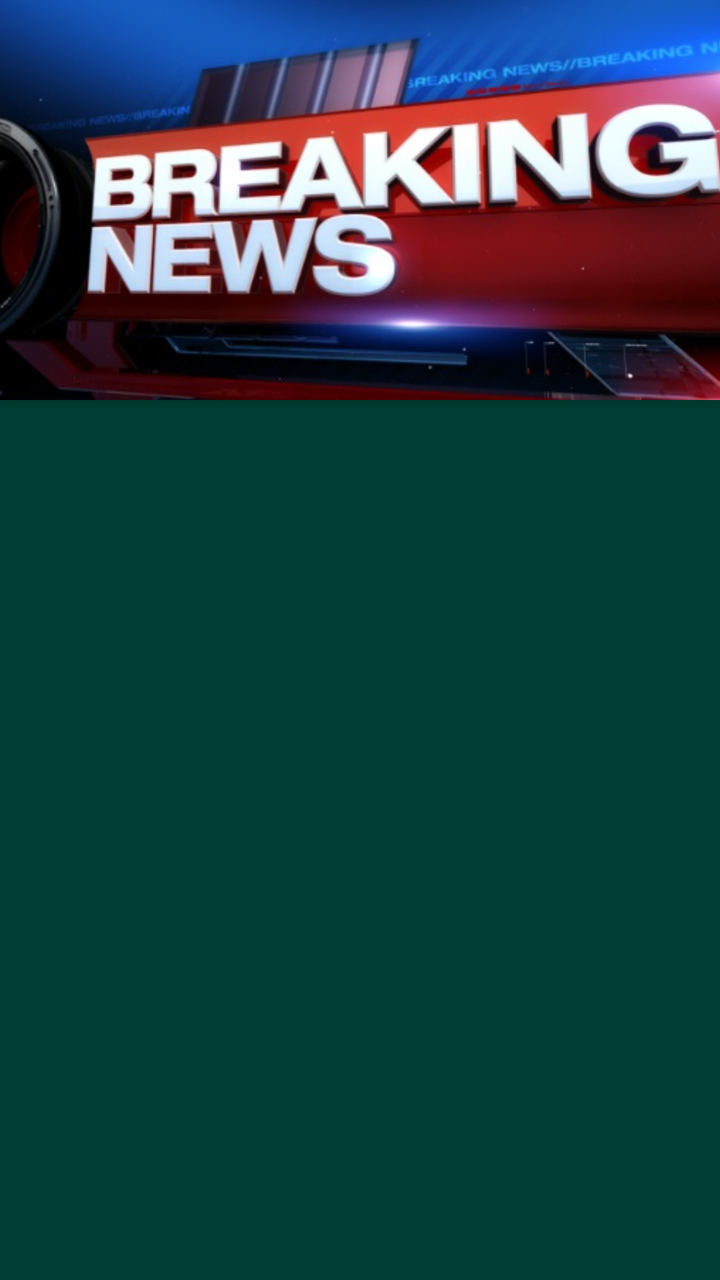
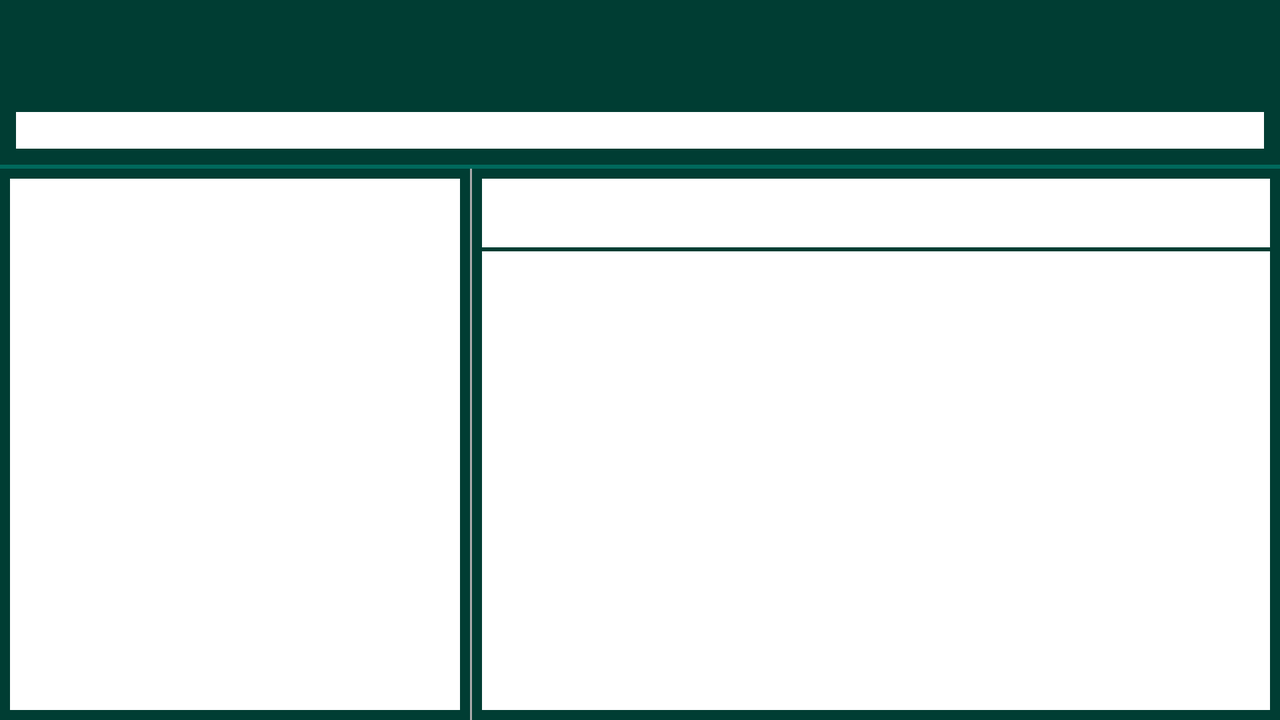

Compare how this app lays out the same screen by default and in its alternative resource folder. The renders come first, then the two layout files and the values they reference.
<!-- AndroidManifest.xml: application theme AppTheme -->
<!-- res/layout/activity_article_types_list.xml -->
<?xml version="1.0" encoding="utf-8"?>
<android.support.design.widget.CoordinatorLayout xmlns:android="http://schemas.android.com/apk/res/android"
    xmlns:app="http://schemas.android.com/apk/res-auto"
    android:layout_width="match_parent"
    android:layout_height="match_parent"
    android:orientation="vertical"
    android:background="@color/primaryDarkColor"
    android:autoMirrored="true"
    android:id="@+id/coordinator_layout">
    <android.support.design.widget.AppBarLayout
    android:layout_width="match_parent"
    android:layout_height="@dimen/AppBarLayout_height"
    android:gravity="center_vertical|center_horizontal"
        android:background="@color/primaryDarkColor"
    android:theme="@style/AppTheme.AppBarOverlay"
    app:elevation="@dimen/appbar_elevation">
    <android.support.design.widget.CollapsingToolbarLayout
        android:id="@+id/collabsing_toolbar"
        android:focusable="true"
        android:nextFocusDown="@id/master_list_fragment"
        android:layout_width="match_parent"
        android:layout_height="@dimen/Overlap_top"
        app:expandedTitleMarginEnd="@dimen/CollapsingToolbarMArginright"
        app:expandedTitleMarginStart="@dimen/CollapsingToolbarMArginleft"
        app:layout_scrollFlags="scroll|enterAlways">
        <ImageView
            android:id="@+id/ImageContainer"
            android:nextFocusDown="@id/toolbar"
            android:focusable="true"
            android:contentDescription="@string/Article_cover"
            app:layout_collapseMode="parallax"
            android:layout_width="match_parent"
            android:scaleType = "centerCrop"
            android:layout_height="@dimen/AppBarLayout_height"
            android:layout_gravity="center_vertical|center_horizontal"
            android:src="@drawable/breaking_news" />
        <android.support.v7.widget.Toolbar
            android:id="@+id/toolbar"
            android:focusable="true"
            android:nextFocusUp="@id/ImageContainer"
            android:layout_marginStart="@dimen/list_toolbar_side_margin"
            android:layout_marginEnd="@dimen/list_toolbar_side_margin"
            android:layout_marginLeft="@dimen/list_toolbar_side_margin"
            android:layout_marginRight="@dimen/list_toolbar_side_margin"
            android:layout_height="?actionBarSize"
            android:layout_gravity="bottom"
            android:layout_width="match_parent"
            app:layout_collapseMode="pin"
            app:layout_scrollFlags="scroll|enterAlways|snap"
            app:popupTheme="@style/AppTheme.PopupOverlay"/>
    </android.support.design.widget.CollapsingToolbarLayout>
</android.support.design.widget.AppBarLayout>
    <android.support.v4.widget.NestedScrollView
        android:layout_width="match_parent"
        android:layout_height="wrap_content"
        app:behavior_overlapTop="10dp"
        app:layout_behavior="@string/appbar_scrolling_view_behavior">
        <FrameLayout
            android:focusable="true"
            android:nextFocusUp="@id/collabsing_toolbar"
            android:layout_width="match_parent"
            android:layout_height="match_parent"
            android:id="@+id/master_list_fragment"/>
    </android.support.v4.widget.NestedScrollView>
</android.support.design.widget.CoordinatorLayout>
<!-- resources referenced by this layout -->
<resources>
  <color name="primaryDarkColor">#003d33</color>
  <dimen name="AppBarLayout_height">200dp</dimen>
  <dimen name="CollapsingToolbarMArginleft">64dp</dimen>
  <dimen name="CollapsingToolbarMArginright">48dp</dimen>
  <dimen name="Overlap_top">240dp</dimen>
  <dimen name="appbar_elevation">4dp</dimen>
  <dimen name="list_toolbar_side_margin">4dp</dimen>
  <!-- drawable breaking_news: jpg bitmap (drawable-v24, 51319 bytes) -->
  <string name="Article_cover">Article Image Header</string>
  <style name="AppTheme.AppBarOverlay" parent="ThemeOverlay.AppCompat.Dark.ActionBar" />
  <style name="AppTheme.PopupOverlay" parent="ThemeOverlay.AppCompat.Light" />
  <!-- from res/values-v21/ -->
  <style name="AppTheme" parent="Theme.AppCompat.Light.NoActionBar">
          <item name="colorPrimary">@color/primaryDarkColor</item>
          <item name="colorPrimaryDark">@color/primaryDarkColor</item>
          <item name="colorAccent">@color/primaryDarkColor</item>
          <item name="android:windowActivityTransitions">true</item>
          <item name="android:windowEnterTransition">@transition/explode</item>
          <item name="android:windowExitTransition">@transition/explode</item>
          <item name="android:windowSharedElementEnterTransition">
              @transition/change_image_transform
          </item>
          <item name="android:windowSharedElementExitTransition">
              @transition/change_image_transform
          </item>
      </style>
</resources>
<!-- res/layout-w600dp/activity_article_types_list.xml (the repository's variant of the layout above) -->
<!-- drawn on the phone turned sideways -->
<?xml version="1.0" encoding="utf-8"?>
<LinearLayout android:layout_width="match_parent"
    android:layout_height="match_parent"
    xmlns:app="http://schemas.android.com/apk/res-auto"
    android:orientation="vertical"
    android:gravity="center_vertical|center_horizontal"
    android:id="@+id/coordinator_layout_twoPane"
    android:autoMirrored="true"
    android:background="@color/primaryDarkColor"
    xmlns:android="http://schemas.android.com/apk/res/android">
    <android.support.v7.widget.Toolbar
        android:id="@+id/toolbar"
        android:nextFocusDown="@id/fragment_urgent"
        android:theme="@style/Theme.BackButtonTheme"
        android:layout_marginStart="@dimen/list_toolbar_side_margin"
        android:layout_marginRight="@dimen/list_toolbar_side_margin"
        android:layout_marginLeft="@dimen/list_toolbar_side_margin"
        android:layout_marginEnd="@dimen/list_toolbar_side_margin"
        android:layout_height="?actionBarSize"
        android:layout_gravity="bottom"
        android:layout_width="match_parent"
        android:background="@color/primaryDarkColor"
        app:layout_scrollFlags="scroll|enterAlways"
        app:popupTheme="@style/AppTheme.PopupOverlay"/>
    <FrameLayout
        android:layout_margin="@dimen/toolbar_padding"
        android:layout_gravity="center_horizontal|center_vertical"
        android:nextFocusUp="@id/toolbar"
        android:nextFocusDown="@id/master_list_fragment"
        android:id="@+id/fragment_urgent"
        android:background="@color/icons"
        android:layout_width="match_parent"
        android:layout_height="wrap_content"
        android:layout_weight="0.4"></FrameLayout>
    <View
        android:layout_width="match_parent"
        android:layout_height="@dimen/horizontal_view_height"
        android:background="@color/primaryColor"/>
    <LinearLayout xmlns:android="http://schemas.android.com/apk/res/android"
        android:orientation="horizontal" android:layout_width="match_parent"
        android:layout_height="0dp"
        android:layout_weight="6"
        android:id="@+id/LinearMasterContainerTwoPane">
        <FrameLayout
            android:nextFocusRight="@id/Audio_container"
            android:nextFocusUp="@id/fragment_urgent"
            android:layout_margin="@dimen/layout_margins"
            android:background="@color/icons"
            android:layout_width="0dp"
            android:layout_weight="2"
            android:layout_height="match_parent"
            android:id="@+id/master_list_fragment"/>
        <View
            android:layout_width="1dp"
            android:layout_height="match_parent"
            android:background="@android:color/darker_gray"/>
        <LinearLayout
            android:layout_margin="@dimen/layout_margins"
            android:layout_width="0dp"
            android:layout_weight="3.5"
            android:layout_height="match_parent"
            android:layout_gravity="center_vertical"
            android:background="@color/icons"
            android:orientation="vertical">
            <FrameLayout
                android:nextFocusLeft="@id/master_list_fragment"
                android:layout_gravity="center_horizontal|center_vertical"
                android:id="@+id/Audio_container"
                android:nextFocusDown="@id/Article_container"
                android:layout_width="match_parent"
                android:layout_height="wrap_content"
                android:layout_weight="0.3"
                android:scaleType="centerInside"/>
            <View
                android:layout_width="match_parent"
                android:layout_height="2dp"
                android:background="@color/primaryDarkColor"/>
            <FrameLayout
                android:nextFocusUp="@id/Audio_container"
                android:id="@+id/Article_container"
                android:layout_width="match_parent"
                android:layout_height="wrap_content"
                android:layout_weight="2"
                android:scaleType="centerInside"></FrameLayout>
        </LinearLayout>
    </LinearLayout>
</LinearLayout>
<!-- resources referenced by the variant -->
<!-- as the phone turned sideways resolves them -->
<resources>
  <color name="icons">#FFFFFF</color>
  <color name="primaryColor">#00695c</color>
  <color name="primaryDarkColor">#003d33</color>
  <dimen name="horizontal_view_height">2dp</dimen>
  <dimen name="layout_margins">5dp</dimen>
  <dimen name="list_toolbar_side_margin">4dp</dimen>
  <dimen name="toolbar_padding">8dp</dimen>
  <style name="AppTheme.PopupOverlay" parent="ThemeOverlay.AppCompat.Light" />
  <style name="Theme.BackButtonTheme" parent="android:Theme.Holo">
          <item name="android:homeAsUpIndicator">@drawable/back_left_arrow_circular_button_outline</item>
      </style>
  <!-- from res/values-v21/ -->
  <style name="AppTheme" parent="Theme.AppCompat.Light.NoActionBar">
          <item name="colorPrimary">@color/primaryDarkColor</item>
          <item name="colorPrimaryDark">@color/primaryDarkColor</item>
          <item name="colorAccent">@color/primaryDarkColor</item>
          <item name="android:windowActivityTransitions">true</item>
          <item name="android:windowEnterTransition">@transition/explode</item>
          <item name="android:windowExitTransition">@transition/explode</item>
          <item name="android:windowSharedElementEnterTransition">
              @transition/change_image_transform
          </item>
          <item name="android:windowSharedElementExitTransition">
              @transition/change_image_transform
          </item>
      </style>
  <!-- drawable back_left_arrow_circular_button_outline (drawable) -->
  <vector android:autoMirrored="true" android:height="24dp"
      android:viewportHeight="612.0" android:viewportWidth="612.0"
      android:width="24dp" xmlns:android="http://schemas.android.com/apk/res/android">
      <path android:fillColor="#FFFFFF" android:pathData="M439.9,286.9H237.4l78.8,-78.8c7.5,-7.5 7.5,-19.6 0,-27c-7.5,-7.5 -19.6,-7.5 -27,0l-108.2,108.2c-4.6,4.6 -6,10.9 -5,16.8c-1.1,5.9 0.4,12.2 5,16.8l108.2,108.2c7.5,7.5 19.6,7.5 27,0c7.5,-7.5 7.5,-19.6 0,-27l-78.8,-78.8h202.5c10.6,0 19.1,-8.6 19.1,-19.1C459,295.4 450.4,286.9 439.9,286.9zM306,0C137,0 0,137 0,306c0,169 137,306 306,306s306,-137 306,-306C612,137 475,0 306,0zM306,573.8C158.1,573.8 38.3,453.9 38.3,306C38.3,158.1 158.1,38.3 306,38.3c147.9,0 267.8,119.9 267.8,267.8C573.8,453.9 453.9,573.8 306,573.8z"/>
  </vector>
</resources>
